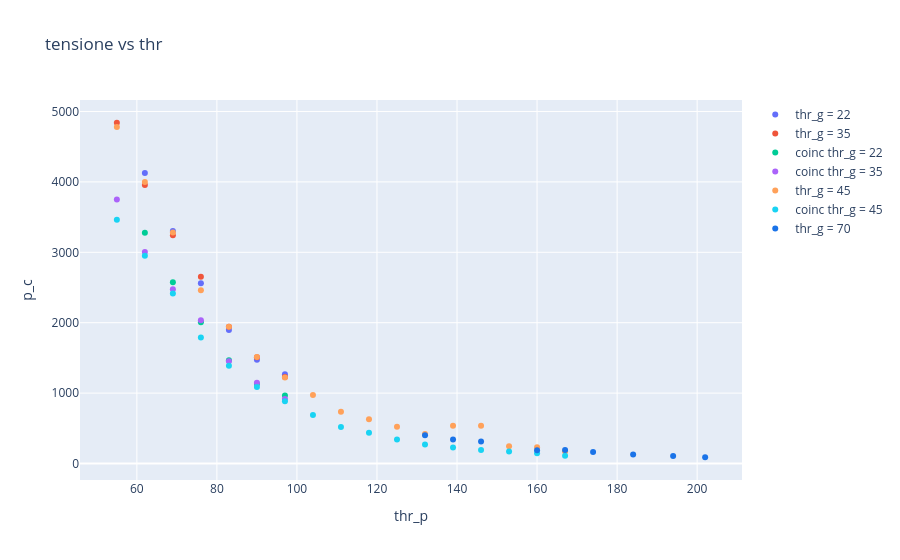

Notebook source saved alongside this figure:
### Code cell
df_22 = df_variap[df_variap['thr_g'] == 22]
df_35 = df_variap[df_variap['thr_g'] == 35]
df_45 = df_variap[df_variap['thr_g'] == 45]
df_70 = df_variap[df_variap['thr_g'] == 70]
fig = go.Figure()
fig.add_trace(go.Scatter(x=df_22['thr_p'], y=df_22['p_c'], mode='markers', name='thr_g = 22'))
fig.add_trace(go.Scatter(x=df_35['thr_p'], y=df_35['p_c'], mode='markers', name='thr_g = 35'))
fig.add_trace(go.Scatter(x=df_22['thr_p'], y=df_22['coincidenze'], mode = 'markers', name='coinc thr_g = 22'))
fig.add_trace(go.Scatter(x=df_35['thr_p'], y=df_35['coincidenze'], mode = 'markers', name='coinc thr_g = 35'))
fig.add_trace(go.Scatter(x=df_45['thr_p'], y=df_45['p_c'], mode='markers', name='thr_g = 45'))
fig.add_trace(go.Scatter(x=df_45['thr_p'], y=df_45['coincidenze'], mode = 'markers', name='coinc thr_g = 45'))
fig.add_trace(go.Scatter(x=df_70['thr_p'], y=df_70['p_c'], mode='markers', name='thr_g = 70', marker =dict(color = '#1A73E8')))
fig.update_layout(title= 'tensione vs thr', xaxis_title='thr_p', yaxis_title='p_c')
fig.show()

### Figure 1 — Plotly figure (JSON) as saved in the notebook; plotly's stock layout.template omitted (floating-point values rounded to 4 significant figures)
{"data": [{"mode": "markers", "name": "thr_g = 22", "type": "scatter", "x": [62, 69, 76, 83, 90, 97], "y": [4126, 3304, 2561, 1897, 1473, 1268]}, {"mode": "markers", "name": "thr_g = 35", "type": "scatter", "x": [97, 90, 83, 76, 69, 62, 55], "y": [1230, 1508, 1942, 2652, 3242, 3956, 4840]}, {"mode": "markers", "name": "coinc thr_g = 22", "type": "scatter", "x": [62, 69, 76, 83, 90, 97], "y": [3276, 2573, 2008, 1467, 1128, 965]}, {"mode": "markers", "name": "coinc thr_g = 35", "type": "scatter", "x": [97, 90, 83, 76, 69, 62, 55], "y": [918, 1146, 1451, 2035, 2476, 3003, 3751]}, {"mode": "markers", "name": "thr_g = 45", "type": "scatter", "x": [55, 62, 69, 76, 83, 90, 97, 104, 111, 118, 125, 132, 139, 146, 153, 160, 167], "y": [4779, 3998, 3282, 2460, 1944, 1514, 1222, 972, 734, 628, 521, 421, 535, 538, 247, 230, 170]}, {"mode": "markers", "name": "coinc thr_g = 45", "type": "scatter", "x": [55, 62, 69, 76, 83, 90, 97, 104, 111, 118, 125, 132, 139, 146, 153, 160, 167], "y": [3462, 2952, 2415, 1789, 1388, 1087, 886, 688, 517, 438, 342, 271, 229, 192, 172, 145, 110]}, {"marker": {"color": "#1A73E8"}, "mode": "markers", "name": "thr_g = 70", "type": "scatter", "x": [167, 160, 146, 139, 132, 174, 184, 194, 202], "y": [191, 189, 314, 342, 400, 164, 127, 108, 89]}], "layout": {"title": {"text": "tensione vs thr"}, "xaxis": {"title": {"text": "thr_p"}}, "yaxis": {"title": {"text": "p_c"}}}}
